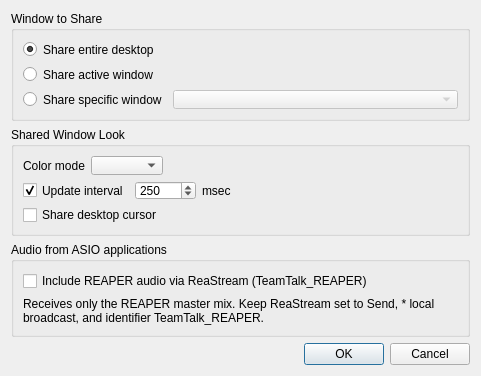
<?xml version="1.0" encoding="UTF-8"?>
<ui version="4.0">
 <class>DesktopShareDlg</class>
 <widget class="QDialog" name="DesktopShareDlg">
  <property name="geometry">
   <rect>
    <x>0</x>
    <y>0</y>
    <width>481</width>
    <height>277</height>
   </rect>
  </property>
  <property name="windowTitle">
   <string>Desktop Sharing</string>
  </property>
  <layout class="QVBoxLayout" name="verticalLayout_2">
   <item>
    <widget class="QGroupBox" name="groupBox">
     <property name="title">
      <string>Window to Share</string>
     </property>
     <layout class="QVBoxLayout" name="verticalLayout">
      <item>
       <widget class="QRadioButton" name="desktopRadioBtn">
        <property name="text">
         <string>Share entire desktop</string>
        </property>
        <property name="checked">
         <bool>true</bool>
        </property>
       </widget>
      </item>
      <item>
       <widget class="QRadioButton" name="actwndRadioButton">
        <property name="text">
         <string>Share active window</string>
        </property>
       </widget>
      </item>
      <item>
       <layout class="QHBoxLayout" name="horizontalLayout" stretch="0,1">
        <item>
         <widget class="QRadioButton" name="specificwndRadioButton">
          <property name="text">
           <string>Share specific window</string>
          </property>
         </widget>
        </item>
        <item>
         <widget class="QComboBox" name="windowComboBox">
          <property name="enabled">
           <bool>false</bool>
          </property>
          <property name="maximumSize">
           <size>
            <width>400</width>
            <height>16777215</height>
           </size>
          </property>
         </widget>
        </item>
       </layout>
      </item>
     </layout>
    </widget>
   </item>
   <item>
    <widget class="QGroupBox" name="groupBox_2">
     <property name="title">
      <string>Shared Window Look</string>
     </property>
     <layout class="QVBoxLayout" name="verticalLayout_3">
      <item>
       <layout class="QHBoxLayout" name="horizontalLayout_3">
        <item>
         <widget class="QLabel" name="label">
          <property name="text">
           <string>Color mode</string>
          </property>
          <property name="buddy">
           <cstring>rgbComboBox</cstring>
          </property>
         </widget>
        </item>
        <item>
         <widget class="QComboBox" name="rgbComboBox"/>
        </item>
        <item>
         <spacer name="horizontalSpacer_2">
          <property name="orientation">
           <enum>Qt::Horizontal</enum>
          </property>
          <property name="sizeHint" stdset="0">
           <size>
            <width>40</width>
            <height>20</height>
           </size>
          </property>
         </spacer>
        </item>
       </layout>
      </item>
      <item>
       <layout class="QHBoxLayout" name="horizontalLayout_2">
        <item>
         <widget class="QCheckBox" name="updintervakChkBox">
          <property name="text">
           <string>Update interval</string>
          </property>
          <property name="checked">
           <bool>true</bool>
          </property>
         </widget>
        </item>
        <item>
         <widget class="QSpinBox" name="intervalSpinBox">
          <property name="minimumSize">
           <size>
            <width>50</width>
            <height>0</height>
           </size>
          </property>
          <property name="minimum">
           <number>50</number>
          </property>
          <property name="maximum">
           <number>60000</number>
          </property>
          <property name="singleStep">
           <number>100</number>
          </property>
          <property name="value">
           <number>250</number>
          </property>
         </widget>
        </item>
        <item>
         <widget class="QLabel" name="label_2">
          <property name="text">
           <string>msec</string>
          </property>
         </widget>
        </item>
        <item>
         <spacer name="horizontalSpacer">
          <property name="orientation">
           <enum>Qt::Horizontal</enum>
          </property>
          <property name="sizeHint" stdset="0">
           <size>
            <width>40</width>
            <height>20</height>
           </size>
          </property>
         </spacer>
        </item>
       </layout>
      </item>
      <item>
       <widget class="QCheckBox" name="cursorChkBox">
        <property name="text">
         <string>Share desktop cursor</string>
        </property>
       </widget>
      </item>
     </layout>
    </widget>
  </item>
   <item>
    <widget class="QGroupBox" name="asioGroupBox">
     <property name="title">
      <string>Audio from ASIO applications</string>
     </property>
     <layout class="QVBoxLayout" name="asioLayout">
       <item>
        <widget class="QCheckBox" name="reaStreamCheckBox">
         <property name="text">
          <string>Include REAPER audio via ReaStream (TeamTalk_REAPER)</string>
         </property>
        </widget>
       </item>
       <item>
        <widget class="QLabel" name="reaStreamHelpLabel">
         <property name="wordWrap"><bool>true</bool></property>
         <property name="text">
          <string>Receives only the REAPER master mix. Keep ReaStream set to Send, * local broadcast, and identifier TeamTalk_REAPER.</string>
         </property>
        </widget>
       </item>
     </layout>
    </widget>
   </item>
   <item>
    <spacer name="verticalSpacer">
     <property name="orientation">
      <enum>Qt::Vertical</enum>
     </property>
     <property name="sizeHint" stdset="0">
      <size>
       <width>20</width>
       <height>40</height>
      </size>
     </property>
    </spacer>
   </item>
   <item>
    <widget class="QDialogButtonBox" name="buttonBox">
     <property name="orientation">
      <enum>Qt::Horizontal</enum>
     </property>
     <property name="standardButtons">
      <set>QDialogButtonBox::Cancel|QDialogButtonBox::Ok</set>
     </property>
    </widget>
   </item>
  </layout>
 </widget>
 <resources/>
 <connections>
  <connection>
   <sender>buttonBox</sender>
   <signal>accepted()</signal>
   <receiver>DesktopShareDlg</receiver>
   <slot>accept()</slot>
   <hints>
    <hint type="sourcelabel">
     <x>236</x>
     <y>199</y>
    </hint>
    <hint type="destinationlabel">
     <x>157</x>
     <y>181</y>
    </hint>
   </hints>
  </connection>
  <connection>
   <sender>buttonBox</sender>
   <signal>rejected()</signal>
   <receiver>DesktopShareDlg</receiver>
   <slot>reject()</slot>
   <hints>
    <hint type="sourcelabel">
     <x>304</x>
     <y>199</y>
    </hint>
    <hint type="destinationlabel">
     <x>286</x>
     <y>181</y>
    </hint>
   </hints>
  </connection>
  <connection>
   <sender>specificwndRadioButton</sender>
   <signal>toggled(bool)</signal>
   <receiver>windowComboBox</receiver>
   <slot>setEnabled(bool)</slot>
   <hints>
    <hint type="sourcelabel">
     <x>84</x>
     <y>89</y>
    </hint>
    <hint type="destinationlabel">
     <x>202</x>
     <y>90</y>
    </hint>
   </hints>
  </connection>
  <connection>
   <sender>updintervakChkBox</sender>
   <signal>clicked(bool)</signal>
   <receiver>intervalSpinBox</receiver>
   <slot>setEnabled(bool)</slot>
   <hints>
    <hint type="sourcelabel">
     <x>68</x>
     <y>132</y>
    </hint>
    <hint type="destinationlabel">
     <x>154</x>
     <y>132</y>
    </hint>
   </hints>
  </connection>
 </connections>
</ui>
